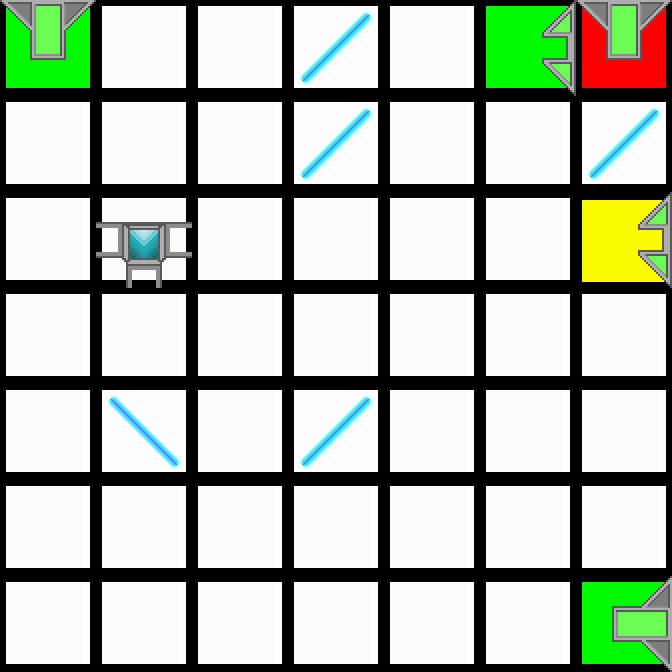

A 2D game scene composited from a Tiled map and its tileset images. What follows is a short description and the map's XML, with every tile layer's data as written:
An orthogonal 7x7 tile map with 96x96 px tiles, 2 tile layers (Colors, Tiles).

<map version="1.0" orientation="orthogonal" renderorder="right-down" width="7" height="7" tilewidth="96" tileheight="96">
 <properties>
  <property name="AvailableTiles" value="1, 1, 2, 2" />
 </properties>
 <tileset firstgid="1" source="../tiles.tsx" />
 <layer name="Colors" width="7" height="7">
  <data encoding="csv">
82,87,87,87,87,82,81,
87,87,87,87,87,87,87,
87,87,87,87,87,87,84,
87,87,87,87,87,87,87,
87,87,87,87,87,87,87,
87,87,87,87,87,87,87,
87,87,87,87,87,87,82
</data>
 </layer>
 <layer name="Tiles" width="7" height="7">
  <data encoding="csv">
7,1,1,2,1,12,7,
1,1,1,2,1,1,2,
1,15,1,1,1,1,12,
1,1,1,1,1,1,1,
1,3,1,2,1,1,1,
1,1,1,1,1,1,1,
1,1,1,1,1,1,8
</data>
 </layer>
</map>
